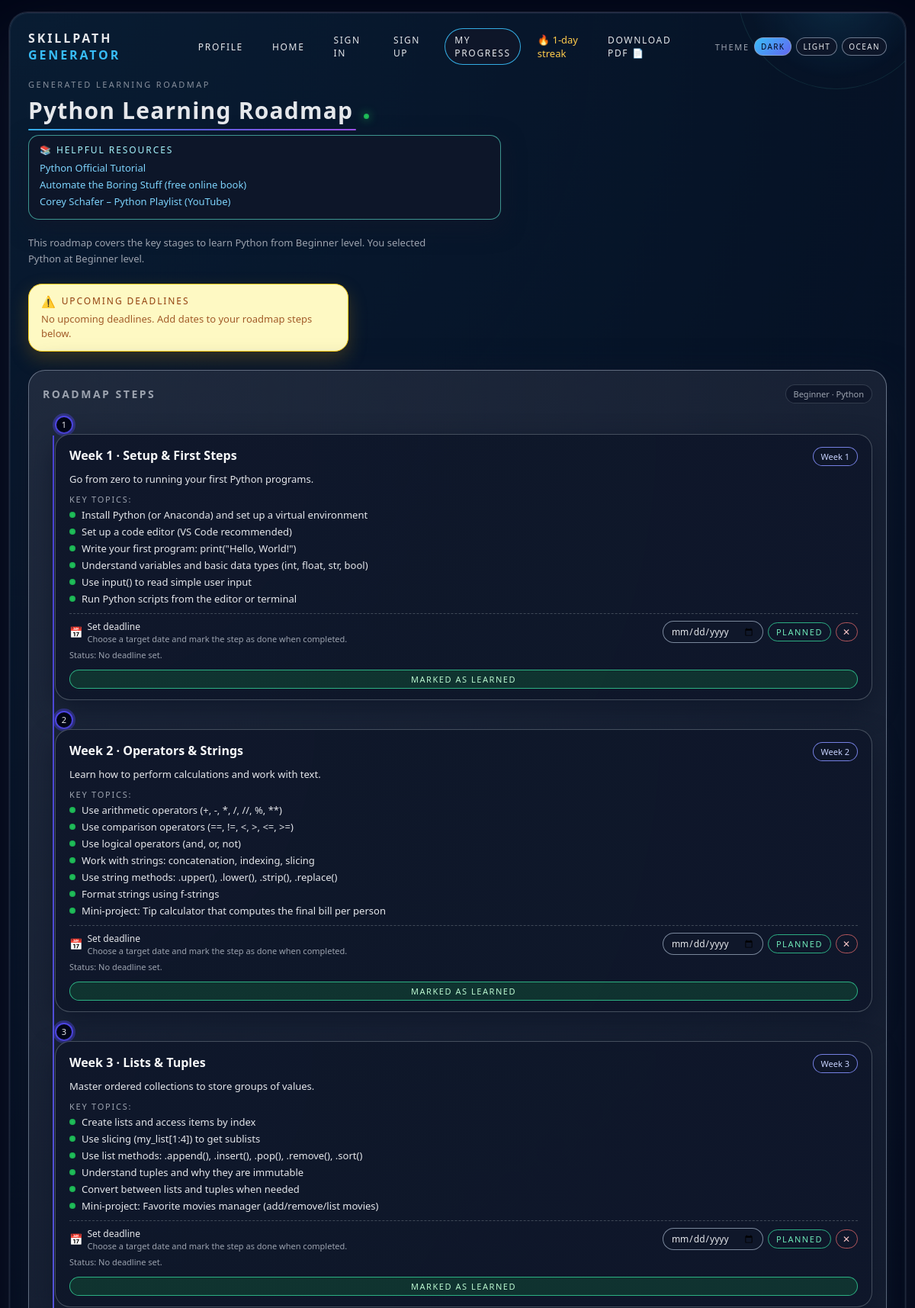
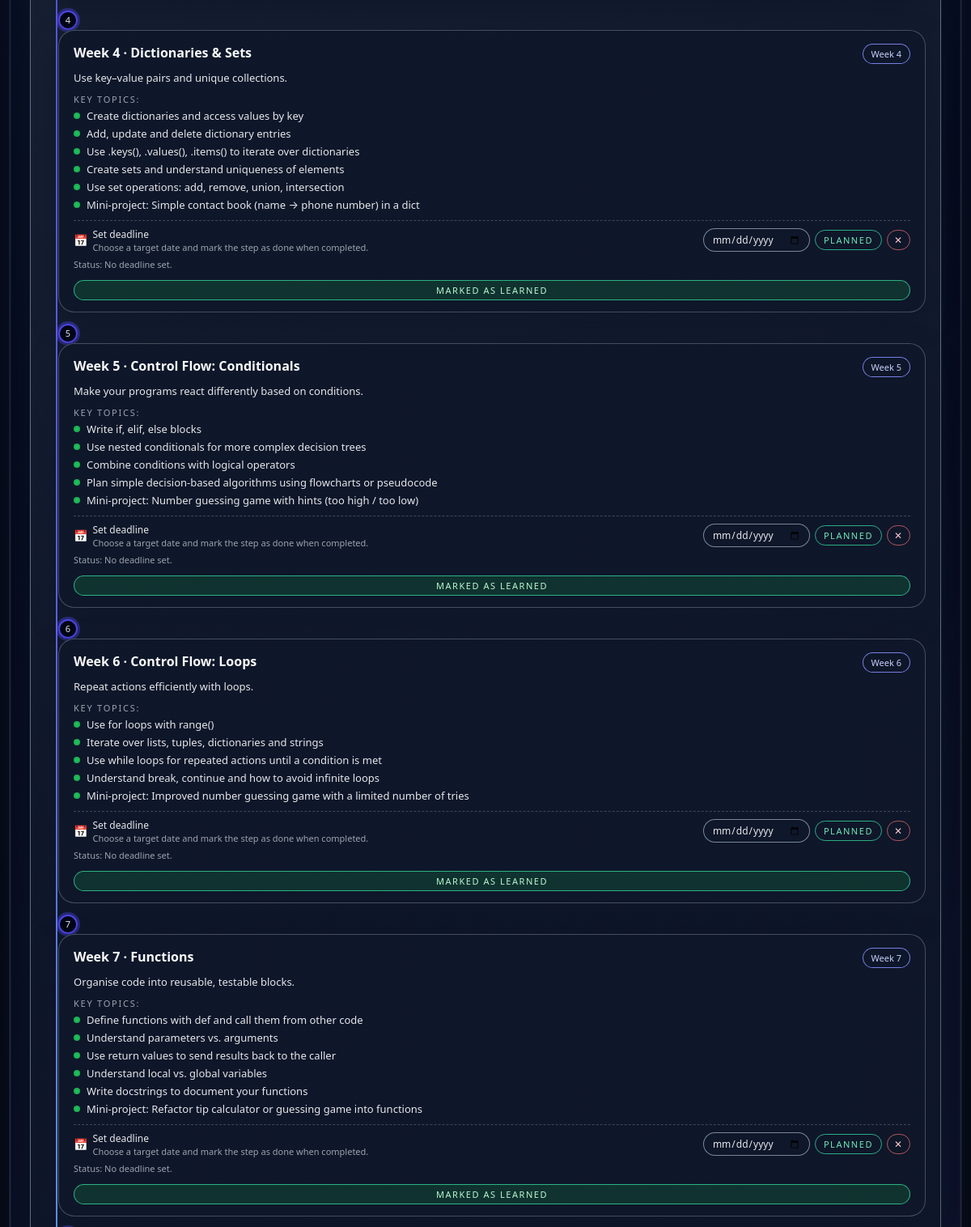
The page /roadmap/ (signed in, upper part) on the database its author committed (2 pictures, top to bottom).
### core/models.py (models this page shows, shortened)
class UserStreak(models.Model):
    user = models.OneToOneField(User, on_delete=models.CASCADE)
    current_streak = models.IntegerField(default=0)
    longest_streak = models.IntegerField(default=0)
    last_completed_date = models.DateField(null=True, blank=True)

class RoadmapStep(models.Model):
    language = models.CharField(max_length=100)
    title = models.CharField(max_length=255)
    week = models.IntegerField()
    level = models.CharField(max_length=100)

### core/views.py (the view, shortened to what this page needs)
# urls.py: path('roadmap/', views.roadmap, name='roadmap'),
def roadmap(request):
    mode = (request.GET.get("mode") or "language").strip() or "language"
    raw_language = request.GET.get("language") or "Python"
    raw_level = request.GET.get("level") or "Beginner"
    language, level, steps, title, subtitle = build_language_roadmap(
        request.user, raw_language, raw_level
    )
    resources = LANGUAGE_RESOURCE_LINKS.get(language, {}).get(level, [])
    pdf_url = reverse("roadmap_pdf")
    pdf_download_url = (
        f"{pdf_url}?mode=language"
        f"&language={quote_plus(language)}"
        f"&level={quote_plus(level)}"
    )
    return render(
        request,
        "core/roadmap.html",
        {
            "mode": "language",
            "language": language,
            "level": level,
            "title": title,
            "subtitle": subtitle,
            "steps": steps,               # has topics, db_id, is_completed
            "resources": resources,
            "pdf_download_url": pdf_download_url,
        },
    )

### core/templates/core/roadmap.html (shortened to what this page needs)
{% extends 'core/base.html' %}
{% block main %}
<div class="header" data-roadmap-meta
     data-language="{{ language|default_if_none:'' }}"
     data-level="{{ level|default_if_none:'' }}">
    <div class="title-block">
        <div class="title-eyebrow">Generated Learning Roadmap</div>
        <div class="title-main">
            <span class="title-highlight">{{ title }}</span>
            <span class="title-dot"></span>
        </div>
        {% if resources %}
<div class="resource-panel">
    <div class="resource-title">📚 Helpful Resources</div>
    <ul class="resource-list">
        {% for r in resources %}
        <li><a href="{{ r.url }}" target="_blank" rel="noopener noreferrer">{{ r.label }}</a></li>
        {% endfor %}
    </ul>
</div>
{% endif %}
        <p class="subtitle">
            {{ subtitle }}
        </p>
    </div>
</div>
<div class="roadmap-layout">
    <div class="deadline-summary-wrapper">
        <div class="deadline-summary-card">
            <div class="deadline-summary-title">
                <span class="deadline-summary-title-icon">⚠️</span>
                <span>Upcoming deadlines</span>
            </div>
            <div class="deadline-summary-body js-deadline-summary-body">
            </div>
        </div>
    </div>
    <div class="roadmap-main-card">
        <div class="roadmap-main-header">
            <h2>Roadmap steps</h2>
            <div class="pill-soft">
                {{ level }} · {{ language|default_if_none:"" }}
            </div>
        </div>
        <div class="roadmap-body">
            <div class="roadmap-timeline">
                <div class="roadmap-timeline-line"></div>
            </div>
            <div class="roadmap-steps">
                {% for step in steps %}
                <div class="roadmap-step-row">
                    <div class="step-badge">{{ step.number }}</div>
                    <div class="step-card"
                         data-step-number="{{ step.number }}">
                        <div class="step-header">
                            <div class="step-title">{{ step.title }}</div>
                            <div class="step-duration-pill">{{ step.duration }}</div>
                        </div>
                        <div class="step-summary">{{ step.summary }}</div>
                        <div class="step-topics-title">Key topics:</div>
                        <ul class="step-topics-list">
                            {% for topic in step.topics %}
                            <li class="step-topics-item">
                                <div class="step-topics-bullet"></div>
                                <div>{{ topic }}</div>
                            </li>
                            {% endfor %}
                        </ul>
                        <div class="step-footer-row">
                            <div class="deadline-row">
                                <div class="deadline-left">
                                    <span class="deadline-icon">📅</span>
                                    <div>
                                        <div class="deadline-label-main">Set deadline</div>
                                        <div class="deadline-label-sub">
                                            Choose a target date and mark the step as done when completed.
                                        </div>
                                    </div>
                                </div>
                                <div class="deadline-right">
                                    <input type="date"
                                           class="deadline-input"
                                           data-deadline-input
                                           data-step="{{ step.number }}">
                                    <button type="button"
                                            class="deadline-status-btn"
                                            data-deadline-done
                                            data-step="{{ step.number }}">
                                        Planned
                                    </button>
                                    <button type="button"
                                            class="deadline-clear-btn"
                                            data-deadline-clear
                                            data-step="{{ step.number }}">
                                        ✕
                                    </button>
                                </div>
                            </div>
                            <div class="step-status-note" data-step-status-note data-step="{{ step.number }}">
                            </div>
                            {% if user.is_authenticated and step.db_id %}
                            <form method="post"
                                  action="{% url 'toggle_progress' step.db_id %}"
                                  style="margin-top:6px;">
                                <button type="submit"
                                        class="deadline-status-btn{% if step.is_completed %} done{% endif %}">
                                    {% if step.is_completed %}
                                        Marked as learned
                                    {% else %}
                                        Mark this step as learned
                                    {% endif %}
                                </button>
                            </form>
                            {% endif %}
                        </div>
                    </div>
                </div>
                {% endfor %}
            </div>
        </div>
    </div>
</div>
{% endblock %}

### core/templates/core/base.html (shortened to what this page needs)
<!DOCTYPE html>
<html lang="en">
<head>
</head>
<body class="theme-dark">
<div class="container">
    <div class="navbar">
        <div class="nav-brand">SkillPath <span>Generator</span></div>
        <div class="nav-links">
            <a href="{% url 'profile' %}" class="nav-link">Profile</a>
            <a href="{% url 'home' %}" class="nav-link">Home</a>
            <a href="{% url 'sign_in' %}" class="nav-link">Sign In</a>
            <a href="{% url 'sign_up' %}" class="nav-link">Sign Up</a>
            <a href="{% url 'my_progress' %}" class="nav-link nav-pill">My Progress</a>
            {% if user.is_authenticated and user.userstreak %}
                <span style="margin-left:10px; font-size:13px; color:#ffcc4b;">
                🔥 {{ user.userstreak.current_streak }}-day streak
                </span>
            {% endif %}
            {% if pdf_download_url %}
                <a href="{{ pdf_download_url }}" class="nav-link nav-link-pill">
                Download PDF 📄
                </a>
            {% endif %}
            <div class="nav-theme-toggle">
                <span>Theme</span>
                <button type="button" class="theme-chip" data-theme-btn="dark">Dark</button>
                <button type="button" class="theme-chip" data-theme-btn="light">Light</button>
                <button type="button" class="theme-chip" data-theme-btn="ocean">Ocean</button>
            </div>
        </div>
    </div>
    {% block main %}{% endblock %}
</div>
</body>
</html>

### core/templates/core/base.html (style rules this page uses)
* { box-sizing: border-box; margin: 0; padding: 0; font-family: system-ui, -apple-system, BlinkMacSystemFont, "Segoe UI", sans-serif; }
body { min-height: 100vh; background: radial-gradient(circle at top, #020617 0, #020617 35%, #020617 40%, #000 100%); padding: 16px 12px; color: #e5e7eb; transition: background 0.4s ease, color 0.3s ease; }
.container { width: 100%; max-width: 1200px; margin: 0 auto; background: radial-gradient(circle at top left, rgba(56, 189, 248, 0.12), transparent 55%), radial-gradient(circle at bottom right, rgba(129, 140, 248, 0.15), transparent 55%), linear-gradient(145deg, #020617, #020617, #020617); border-radius: 24px; padding: 20px 24px 20px 24px; box-shadow: 0 32px 80px rgba(15, 23, 42, 0.95), 0 0 0 1px rgba(148, 163, 184, 0.18); border: 1px solid rgba(148, 163, 184, 0.18); position: relative; overflow: hidden; min-height: calc(100vh - 32px); display: flex; flex-direction: column; }
.container::before { content: ""; position: absolute; inset: 0; pointer-events: none; border-radius: inherit; border: 1px solid rgba(148, 163, 184, 0.2); opacity: 0.4; }
.navbar { position: relative; z-index: 1; display: flex; align-items: center; justify-content: space-between; margin-bottom: 18px; }
.nav-brand { font-size: 16px; font-weight: 650; letter-spacing: 0.18em; text-transform: uppercase; color: #e5e7eb; }
.nav-brand span { color: #38bdf8; }
.nav-links { display: flex; gap: 12px; align-items: center; }
.nav-links { position: relative; z-index: 9999; }
nav, .navbar { position: relative; z-index: 9999; }
.nav-link { font-size: 12px; letter-spacing: 0.14em; text-transform: uppercase; padding: 6px 12px; border-radius: 999px; border: 1px solid transparent; text-decoration: none; color: #e5e7eb; background: transparent; cursor: pointer; }
.nav-pill { border-color: rgba(56, 189, 248, 0.9); background: rgba(15, 23, 42, 0.95); }
.nav-theme-toggle { display: flex; align-items: center; gap: 6px; margin-left: 18px; font-size: 11px; letter-spacing: 0.16em; text-transform: uppercase; color: #9ca3af; }
.theme-chip { border-radius: 999px; border: 1px solid rgba(148, 163, 184, 0.7); padding: 4px 8px; font-size: 10px; letter-spacing: 0.14em; text-transform: uppercase; background: rgba(15, 23, 42, 0.9); color: #e5e7eb; cursor: pointer; transition: background 0.2s ease, color 0.2s ease, box-shadow 0.2s ease; }
.theme-chip-active { background: linear-gradient(135deg, #38bdf8, #6366f1); color: #020617; box-shadow: 0 0 0 1px rgba(15, 23, 42, 0.9); }
.header { position: relative; z-index: 1; margin-bottom: 22px; }
.title-block { max-width: 620px; }
.title-eyebrow { font-size: 11px; letter-spacing: 0.22em; text-transform: uppercase; color: #9ca3af; opacity: 0.85; }
.title-main { margin-top: 6px; font-size: 30px; font-weight: 750; letter-spacing: 0.04em; display: inline-flex; align-items: baseline; gap: 10px; }
.title-highlight { position: relative; padding-right: 4px; }
.title-highlight::after { content: ""; position: absolute; left: 0; bottom: -6px; width: 100%; height: 2px; border-radius: 999px; background: linear-gradient(90deg, #38bdf8, #6366f1, #a855f7); opacity: 0.9; }
.title-dot { width: 7px; height: 7px; border-radius: 999px; background: radial-gradient(circle, #22c55e, #16a34a); box-shadow: 0 0 12px rgba(34, 197, 94, 0.8); }
.subtitle { margin-top: 14px; font-size: 13px; color: #9ca3af; max-width: 540px; line-height: 1.6; }
.pill-soft { font-size: 11px; padding: 4px 10px; border-radius: 999px; background: rgba(15, 23, 42, 0.94); border: 1px solid rgba(55, 65, 81, 0.9); color: #9ca3af; }
form { display: grid; gap: 18px; }
button { border: none; cursor: pointer; border-radius: 999px; padding: 11px 20px; font-size: 13px; font-weight: 500; letter-spacing: 0.08em; text-transform: uppercase; display: inline-flex; align-items: center; justify-content: center; gap: 8px; transition: transform 0.08s ease, box-shadow 0.08s ease, background 0.2s ease, opacity 0.2s ease; }

### rows shown on the page
RoadmapStep: number "1", title "Week 1 · Setup & First Steps", duration "Week 1", summary "Go from zero to running your first Python programs.", topics "Install Python (or Anaconda) and set up a virtual environment" "Set up a code editor (VS Code recommended)" "Write your first program: print(\"Hello, World!\")" "Understand variables and basic data types (int, float, str, bool)" "Use input() to read simple user input" "Run Python scripts from the editor or terminal"
RoadmapStep: number "2", title "Week 2 · Operators & Strings", duration "Week 2", summary "Learn how to perform calculations and work with text.", topics "Use arithmetic operators (+, -, *, /, //, %, **)" "Use comparison operators (==, !=, <, >, <=, >=)" "Use logical operators (and, or, not)" "Work with strings: concatenation, indexing, slicing" "Use string methods: .upper(), .lower(), .strip(), .replace()" "Format strings using f-strings" "Mini-project: Tip calculator that computes the final bill per person"
RoadmapStep: number "3", title "Week 3 · Lists & Tuples", duration "Week 3", summary "Master ordered collections to store groups of values.", topics "Create lists and access items by index" "Use slicing (my_list[1:4]) to get sublists" "Use list methods: .append(), .insert(), .pop(), .remove(), .sort()" "Understand tuples and why they are immutable" "Convert between lists and tuples when needed" "Mini-project: Favorite movies manager (add/remove/list movies)"
RoadmapStep: number "4", title "Week 4 · Dictionaries & Sets", duration "Week 4", summary "Use key–value pairs and unique collections.", topics "Create dictionaries and access values by key" "Add, update and delete dictionary entries" "Use .keys(), .values(), .items() to iterate over dictionaries" "Create sets and understand uniqueness of elements" "Use set operations: add, remove, union, intersection" "Mini-project: Simple contact book (name → phone number) in a dict"
RoadmapStep: number "5", title "Week 5 · Control Flow: Conditionals", duration "Week 5", summary "Make your programs react differently based on conditions.", topics "Write if, elif, else blocks" "Use nested conditionals for more complex decision trees" "Combine conditions with logical operators" "Plan simple decision-based algorithms using flowcharts or pseudocode" "Mini-project: Number guessing game with hints (too high / too low)"
RoadmapStep: number "6", title "Week 6 · Control Flow: Loops", duration "Week 6", summary "Repeat actions efficiently with loops.", topics "Use for loops with range()" "Iterate over lists, tuples, dictionaries and strings" "Use while loops for repeated actions until a condition is met" "Understand break, continue and how to avoid infinite loops" "Mini-project: Improved number guessing game with a limited number of tries"
RoadmapStep: number "7", title "Week 7 · Functions", duration "Week 7", summary "Organise code into reusable, testable blocks.", topics "Define functions with def and call them from other code" "Understand parameters vs. arguments" "Use return values to send results back to the caller" "Understand local vs. global variables" "Write docstrings to document your functions" "Mini-project: Refactor tip calculator or guessing game into functions"

### other values the page prints
{{ user.userstreak.current_streak }} "1"
{{ title }} "Python Learning Roadmap"
{{ r.label }} "Python Official Tutorial" "Automate the Boring Stuff (free online book)" "Corey Schafer – Python Playlist (YouTube)"
{{ subtitle }} "This roadmap covers the key stages to learn Python from Beginner level. You selected Python at Beginner level."
{{ level }} "Beginner"
{{ language|default_if_none:"" }} "Python"
